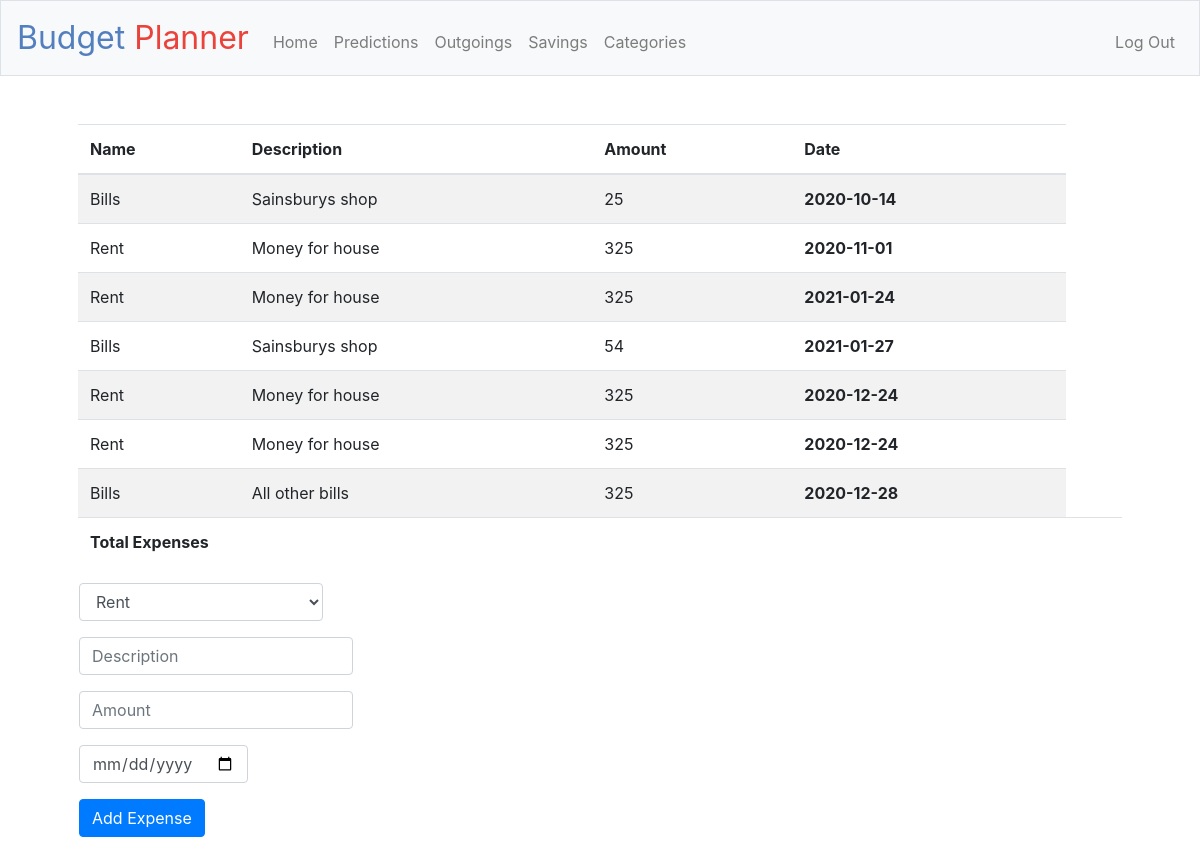
The page /transactions (signed in) on the database its author committed.
### tables this page shows
CREATE TABLE 'expenses' ('id' integer PRIMARY KEY AUTOINCREMENT NOT NULL, 'user_id' integer NOT NULL, 'category' varchar(60) NOT NULL, 'description' varchar(100) NOT NULL, 'amount' integer NOT NULL,'inptdate' date NOT NULL  );

### application.py (the view)
@app.route("/transactions", methods=["GET", "POST"])
@login_required
def transactions():
    if request.method == "POST":
        db.execute("""
            INSERT INTO expenses
            (user_id, category, description, amount, inptdate)
            VALUES (:user_id, :category, :description, :amount, :inptdate)
            """,
            user_id = session["user_id"],
            category = request.form.get("category"),
            description = request.form.get("description"),
            amount = request.form.get("amount"),
            inptdate = request.form.get("date"),
            )
        return redirect("/transactions")
    else:
        rows = db.execute("SELECT name FROM categories WHERE user_id=:user_id", user_id=session["user_id"])
        expenses = db.execute ("SELECT category, description, amount, inptdate FROM expenses WHERE user_id=:user_id", user_id=session["user_id"])
        total_expenses = db.execute("SELECT Sum(amount) FROM expenses WHERE user_id= :user_id", user_id= session["user_id"])
        return render_template("transactions.html", expenses=expenses, names = [ row["name"] for row in rows])

### application.py (called while the page is built)
@app.after_request
def after_request(response):
    response.headers["Cache-Control"] = "no-cache, no-store, must-revalidate"
    response.headers["Expires"] = 0
    response.headers["Pragma"] = "no-cache"
    return response

### helpers.py (called while the page is built)
def login_required(f):
    @wraps(f)
    def decorated_function(*args, **kwargs):
        if session.get("user_id") is None:
            return redirect("/login")
        return f(*args, **kwargs)
    return decorated_function

### templates/transactions.html (shortened to what this page needs)
{% extends "layout.html" %}
{% block main %}
    <table class="table table-striped">
        <thead>
            <tr>
                <th>Name</th>
                <th>Description</th>
                <th>Amount</th>
                <th>Date</th>
            </tr>
        </thead>
        <tbody>
            {% for expense in expenses %}
            <tr>
                <td>{{expense["category"]}}</td>
                <td>{{expense["description"]}}</td>
                <td>{{expense["amount"]}}</td>
                <th>{{expense["inptdate"]}}</th>
             </tr>
            {% endfor %}
            <tfoot>
            <tr>
                <td colspan= "4">Total Expenses</td>
                <td>{{total_expenses}}</td>
            </tr>
        </tfoot>
        </tbody>
    </table>
<table>
    <td>
<form action="/transactions" method="post">
    <div class="form-group">
                <select class="form-control" name="category" placeholder="Category">
                {% for name in names %}
                    <option value="{{name}}">{{name}}</option>
                {% endfor %}
        </select>
    </div>
    <div class="form-group">
        <input class="form-control" name="description" placeholder="Description"
        type="text"/>
    </div>
    <div class="form-group">
        <input class="form-control" name="amount"
         placeholder="Amount" type="text"/>
    </div>
    <div class="form-group">
        <input class="form-control" name="date"
         placeholder="Date" type="date"/>
    </div>
    <button class="btn btn-primary" type="submit">Add Expense</button>
    </td>
</table>
{% endblock %}

### templates/layout.html (shortened to what this page needs)
<!DOCTYPE html>
<html lang="en">
    <head>
        <link href="https://maxcdn.bootstrapcdn.com/bootstrap/4.1.3/css/bootstrap.min.css" rel="stylesheet">
        <link href="/static/styles.css" rel="stylesheet">
    </head>
    <body>
        <nav class="navbar navbar-expand-md navbar-light bg-light border">
            <a class="navbar-brand" href="/"><span class="blue">Budget </span><span class="red">Planner</span></a>
            <div class="collapse navbar-collapse" id="navbar">
                {% if session.user_id %}
                    <ul class="navbar-nav mr-auto mt-2">
                        <li class="nav-item"><a class="nav-link" href="/">Home</a></li>
                        <li class="nav-item"><a class="nav-link" href="/expenses">Predictions</a></li>
                        <li class="nav-item"><a class="nav-link" href="/transactions">Outgoings</a></li>
                        <li class="nav-item"><a class="nav-link" href="/savings">Savings</a></li>
                        <li class="nav-item"><a class="nav-link" href="/categories">Categories</a></li>
                    </ul>
                    <ul class="navbar-nav ml-auto mt-2">
                        <li class="nav-item"><a class="nav-link" href="/logout">Log Out</a></li>
                    </ul>
                {% else %}
                    <ul class="navbar-nav ml-auto mt-2">
                        <li class="nav-item"><a class="nav-link" href="/register">Register</a></li>
                        <li class="nav-item"><a class="nav-link" href="/login">Log In</a></li>
                    </ul>
                {% endif %}
            </div>
        </nav>
        <main class="container p-5">
            {% block main %}{% endblock %}
        </main>
    </body>
</html>

### static/styles.css (style rules this page uses)
nav .navbar-brand { font-size: xx-large; }
nav .navbar-brand .blue { color: #537fbe; }
nav .navbar-brand .red { color: #ea433b; }
main .form-control { display: inline-block; width: auto; }
main { overflow-x: auto; text-align: center; }
main table { text-align: left; }
main tfoot { font-weight: bold; }

### rows shown on the page
expenses: category "Bills", description "Sainsburys shop", amount "25", inptdate "2020-10-14"
expenses: category "Rent", description "Money for house", amount "325", inptdate "2020-11-01"
expenses: category "Rent", description "Money for house", amount "325", inptdate "2021-01-24"
expenses: category "Bills", description "Sainsburys shop", amount "54", inptdate "2021-01-27"
expenses: category "Rent", description "Money for house", amount "325", inptdate "2020-12-24"
expenses: category "Rent", description "Money for house", amount "325", inptdate "2020-12-24"
expenses: category "Bills", description "All other bills", amount "325", inptdate "2020-12-28"

### other values the page prints
form field category "Rent"
